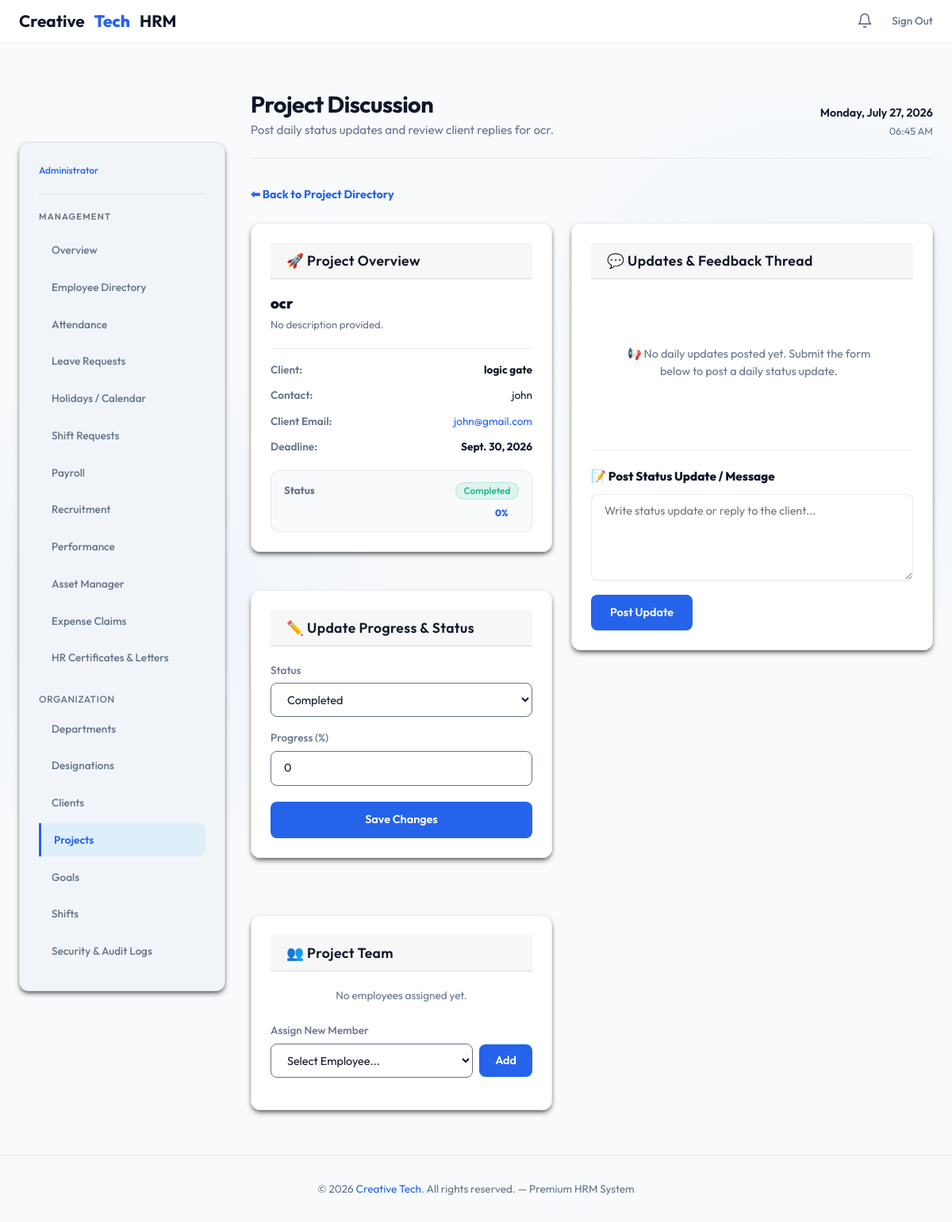
/admin-dashboard/projects/2/ (signed in), run on the app's committed database.
### employees/models.py (models this page shows, shortened)
class Project(models.Model):
    STATUS_CHOICES = [
        ('Active', 'Active'),
        ('Completed', 'Completed'),
        ('On Hold', 'On Hold'),
    ]
    name = models.CharField(max_length=200)
    client = models.ForeignKey(Client, on_delete=models.SET_NULL, null=True, blank=True, related_name='projects')
    assigned_employees = models.ManyToManyField(Employee, related_name='assigned_projects', blank=True)
    description = models.TextField(blank=True, null=True)
    deadline = models.DateField(blank=True, null=True)
    progress = models.IntegerField(default=0)  # 0-100
    status = models.CharField(max_length=20, choices=STATUS_CHOICES, default='Active')
    created_at = models.DateTimeField(auto_now_add=True)

class Client(models.Model):
    user = models.OneToOneField(User, on_delete=models.CASCADE, related_name='client_profile', null=True, blank=True)
    company_name = models.CharField(max_length=200)
    client_id = models.CharField(max_length=50, blank=True, null=True)
    contact_person = models.CharField(max_length=150)
    email = models.EmailField()
    phone = models.CharField(max_length=20, blank=True, null=True)
    STATUS_CHOICES = [
        ('Active', 'Active'),
        ('Inactive', 'Inactive'),
    ]
    status = models.CharField(max_length=20, choices=STATUS_CHOICES, default='Active')
    created_at = models.DateTimeField(auto_now_add=True)

### employees/views.py (the view)
    def wrapper(request, *args, **kwargs):
        if not request.user.is_authenticated:
            return redirect('admin_login')
        try:
            if not request.user.employee.is_company_admin:
                messages.error(request, "Unauthorized access. Admins only.")
                return redirect('employee_dashboard')
        except Employee.DoesNotExist:
            logout(request)
            return redirect('admin_login')
        return view_func(request, *args, **kwargs)

### employees/context_processors.py (called while the page is built)
def admin_notifications(request):
    notifications_count = 0
    if request.user.is_authenticated and hasattr(request.user, 'employee') and request.user.employee.is_company_admin:
        notifications_count += LeaveRequest.objects.filter(status='Pending').count()
    return {'admin_notifications_count': notifications_count}

def global_notifications(request):
    if request.user.is_authenticated:
        unread_notifications = Notification.objects.filter(user=request.user, is_read=False).order_by('-created_at')
        all_notifications = Notification.objects.filter(user=request.user).order_by('-created_at')[:10]
        return {
            'user_notifications': all_notifications,
            'unread_notifications_count': unread_notifications.count()
        }
    return {}

### employees/models.py (called while the page is built)
    def __str__(self):
        return self.name

### employees/views.py (called while the page is built, shortened)
def admin_only(view_func):
    def wrapper(request, *args, **kwargs):
        if not request.user.is_authenticated:
            return redirect('admin_login')
        try:
            if not request.user.employee.is_company_admin:
                messages.error(request, "Unauthorized access. Admins only.")
                return redirect('employee_dashboard')
        except Employee.DoesNotExist:
            logout(request)
            return redirect('admin_login')
        return view_func(request, *args, **kwargs)
    return wrapper

@admin_only
def admin_project_detail_view(request, project_id):
    project = get_object_or_404(Project, id=project_id)
    updates = project.updates.all().order_by('created_at')
    all_employees = Employee.objects.select_related('user').order_by('user__first_name')
    return render(request, 'employees/admin_project_detail.html', {
        'project': project,
        'updates': updates,
        'all_employees': all_employees
    })

### employees/templates/employees/admin_project_detail.html (shortened to what this page needs)
{% extends 'employees/admin_base.html' %}
{% block page_title %}Project Discussion{% endblock %}
{% block page_subtitle %}Post daily status updates and review client replies for {{ project.name }}.{% endblock %}
{% block nav_projects %}active{% endblock %}
{% block admin_content %}
<div style="margin-bottom:1.5rem;">
    <a href="{% url 'projects' %}" style="display:inline-flex;align-items:center;gap:0.5rem;color:var(--primary);font-weight:700;text-decoration:none;font-size:0.9rem;">
        ⬅ Back to Project Directory
    </a>
</div>
<div class="responsive-grid-detail">
    <div style="display:flex;flex-direction:column;gap:1.5rem;position:sticky;top:1.5rem;">
        <div class="card">
            <div class="card-header">
                <h2 class="card-title">🚀 Project Overview</h2>
            </div>
            <div class="card-body">
                <div style="margin-bottom:1.25rem;">
                    <h3 style="font-size:1.15rem;font-weight:900;color:var(--text-main);margin-bottom:0.35rem;">{{ project.name }}</h3>
                    <p style="color:var(--text-muted);font-size:0.82rem;line-height:1.45;">{{ project.description|default:"No description provided." }}</p>
                </div>
                <div style="border-top:1px solid var(--border);padding-top:1rem;margin-bottom:1.25rem;display:flex;flex-direction:column;gap:0.75rem;font-size:0.85rem;">
                    <div style="display:flex;justify-content:space-between;">
                        <span style="color:var(--text-muted);font-weight:600;">Client:</span>
                        {% if project.client %}
                        <strong style="color:var(--text-main);">{{ project.client.company_name }}</strong>
                        {% else %}
                        <span style="color:var(--text-muted);font-style:italic;">Internal Project</span>
                        {% endif %}
                    </div>
                    {% if project.client %}
                    <div style="display:flex;justify-content:space-between;">
                        <span style="color:var(--text-muted);font-weight:600;">Contact:</span>
                        <span style="color:var(--text-main);">{{ project.client.contact_person }}</span>
                    </div>
                    <div style="display:flex;justify-content:space-between;">
                        <span style="color:var(--text-muted);font-weight:600;">Client Email:</span>
                        <span style="color:var(--primary);">{{ project.client.email }}</span>
                    </div>
                    {% endif %}
                    <div style="display:flex;justify-content:space-between;">
                        <span style="color:var(--text-muted);font-weight:600;">Deadline:</span>
                        <strong style="color:var(--text-main);">{{ project.deadline|default:"No deadline set" }}</strong>
                    </div>
                </div>
                <div style="background:var(--bg);border:1px solid var(--border);border-radius:0.75rem;padding:0.85rem 1rem;">
                    <div style="display:flex;justify-content:space-between;align-items:center;margin-bottom:0.5rem;font-size:0.82rem;">
                        <span style="color:var(--text-muted);font-weight:700;">Status</span>
                        <span class="badge badge-{{ project.status }}">{{ project.status }}</span>
                    </div>
                    <div style="display:flex;align-items:center;gap:0.65rem;">
                        <span style="font-size:0.75rem;font-weight:800;color:var(--primary);min-width:30px;">{{ project.progress }}%</span>
                    </div>
                </div>
            </div>
        </div>
        <div class="card">
            <div class="card-header">
                <h2 class="card-title">✏️ Update Progress &amp; Status</h2>
            </div>
            <div class="card-body">
                <form method="post" class="admin-form">
                    <div class="form-group">
                        <label>Status</label>
                        <select name="status" id="status-select">
                            <option value="Completed" id="completed-option" {% if project.status == 'Completed' %}selected{% endif %} {% if project.progress <= 95 %}style="display:none;" disabled{% endif %}>Completed</option>
                        </select>
                    </div>
                    <div class="form-group">
                        <label>Progress (%)</label>
                        <input type="number" id="progress-input" name="progress" value="{{ project.progress }}" min="0" max="100" required>
                    </div>
                    <button type="submit" class="btn-submit" style="width:100%;margin-top:0.25rem;">Save Changes</button>
                </form>
            </div>
        </div>
        <div class="card" style="margin-top: 1.5rem;">
            <div class="card-header">
                <h2 class="card-title">👥 Project Team</h2>
            </div>
            <div class="card-body">
                {% if project.assigned_employees.all %}
                <ul style="list-style: none; padding: 0; margin-bottom: 1.5rem;">
                    {% for emp in project.assigned_employees.all %}
                    <li style="display: flex; justify-content: space-between; align-items: center; padding: 0.5rem 0; border-bottom: 1px solid var(--border);">
                        <div>
                            <div style="font-weight: 600; font-size: 0.85rem; color: var(--text-main);">{{ emp.user.get_full_name }}</div>
                            <div style="font-size: 0.75rem; color: var(--text-muted);">{{ emp.department }}</div>
                        </div>
                        <a href="{% url 'remove_project_employee' project.id emp.id %}" class="btn-danger" style="padding: 0.25rem 0.5rem; font-size: 0.7rem;" onclick="return confirm('Remove this employee from the project?');">Remove</a>
                    </li>
                    {% endfor %}
                </ul>
                {% else %}
                <div style="text-align: center; color: var(--text-muted); font-size: 0.85rem; margin-bottom: 1.5rem;">
                    No employees assigned yet.
                </div>
                {% endif %}
                <form method="post" class="admin-form">
                    <div class="form-group">
                        <label>Assign New Member</label>
                        <div style="display: flex; gap: 0.5rem; align-items: center; width: 100%;">
                            <select name="employee_id" required style="flex: 1 1 auto; min-width: 0; width: 100%;">
                                <option value="">Select Employee...</option>
                            </select>
                            <button type="submit" class="btn-submit" style="width: auto !important; flex: 0 0 auto !important; padding: 0.6rem 1.25rem; white-space: nowrap; margin-top: 0; display: inline-flex; align-items: center; justify-content: center;">Add</button>
                        </div>
                    </div>
                </form>
            </div>
        </div>
    </div>
    <div class="card">
        <div class="card-header">
            <h2 class="card-title">💬 Updates &amp; Feedback Thread</h2>
        </div>
        <div class="card-body" style="display:flex;flex-direction:column;gap:1.5rem;">
            <div style="display:flex;flex-direction:column;gap:1.15rem;max-height:500px;overflow-y:auto;padding-right:0.5rem;border-bottom:1px solid var(--border);padding-bottom:1.5rem;">
                {% for update in updates %}
                <div style="display:flex;flex-direction:column;{% if update.is_admin %}align-items:flex-end;{% else %}align-items:flex-start;{% endif %}">
                    <div style="max-width:85%;border-radius:1rem;padding:0.85rem 1.15rem;font-size:0.88rem;line-height:1.45;
                                {% if update.is_admin %}
                                background:linear-gradient(135deg,var(--primary),#3377ff);color:var(--card-bg);border-bottom-right-radius:0.25rem;
                                {% else %}
                                background:var(--card-bg);color:var(--text-main);border:1.5px solid var(--border);border-bottom-left-radius:0.25rem;
                                {% endif %}">
                        <div style="font-weight:800;font-size:0.75rem;margin-bottom:0.35rem;display:flex;align-items:center;gap:0.4rem;{% if update.is_admin %}color:rgba(255,255,255,0.85);{% else %}color:var(--text-muted);{% endif %}">
                            <span>{% if update.is_admin %}⚡ Admin{% else %}🤝 Client ({{ update.author.first_name }}){% endif %}</span>
                            <span>&bull;</span>
                            <span>{{ update.created_at|date:"M d, Y H:i" }}</span>
                        </div>
                        <div style="white-space:pre-wrap;">{{ update.message }}</div>
                    </div>
                </div>
                {% empty %}
                <div style="text-align:center;color:var(--text-muted);padding:4rem 2rem;font-size:0.9rem;">
                    📢 No daily updates posted yet. Submit the form below to post a daily status update.
                </div>
                {% endfor %}
            </div>
            <div>
                <h3 style="font-size:0.95rem;font-weight:800;color:var(--text-main);margin-bottom:0.75rem;">📝 Post Status Update / Message</h3>
                <form method="post" class="admin-form">
                    <div class="form-group" style="margin-bottom:0.75rem;">
                        <textarea name="message" rows="4" placeholder="Write status update or reply to the client..." required style="background:var(--card-bg);border:1.5px solid var(--border);"></textarea>
                    </div>
                    <button type="submit" class="btn-submit">Post Update</button>
                </form>
            </div>
        </div>
    </div>
</div>
{% endblock %}

### employees/templates/employees/base.html (style rules this page uses)
:root { --bg: #f8fafc; --bg-secondary: #f1f5f9; --card-bg: rgba(255, 255, 255, 0.95); --border: rgba(15, 23, 42, 0.08); --border-hover: rgba(15, 23, 42, 0.15); --primary: #2563eb; --primary-hover: #1d4ed8; --accent: #3b82f6; --text-main: #0f172a; --text-muted: #64748b; --success: #10b981; --success-bg: rgba(16, 185, 129, 0.1); --warning: #f59e0b; --warning-bg: rgba(245, 158, 11, 0.1); --danger: #ef4444; --danger-bg: rgba(239, 68, 68, 0.1); --radius: 12px; --shadow-md: 0 4px 6px -1px rgba(0, 0, 0, 0.5), 0 2px 4px -2px rgba(0, 0, 0, 0.5); --shadow-lg: 0 10px 15px -3px rgba(0, 0, 0, 0.5), 0 4px 6px -4px rgba(0, 0, 0, 0.5); }
* { box-sizing: border-box; margin: 0; padding: 0; font-family: 'Outfit', sans-serif; }
html, body { max-width: 100vw; overflow-x: hidden; }
body { background-color: var(--bg); color: var(--text-main); min-height: 100vh; display: flex; flex-direction: column; background-image: radial-gradient(circle at 15% 50%, rgba(37, 99, 235, 0.05), transparent 25%), radial-gradient(circle at 85% 30%, rgba(59, 130, 246, 0.05), transparent 25%); }
.card { background: var(--card-bg); backdrop-filter: blur(16px); -webkit-backdrop-filter: blur(16px); border: 1px solid var(--border); border-radius: var(--radius); padding: 1.5rem; box-shadow: var(--shadow-md); margin-bottom: 1.5rem; transition: border-color 0.3s ease; }
.card-header { margin-bottom: 1.25rem; display: flex; justify-content: space-between; align-items: center; }
.card-title { font-size: 1.1rem; font-weight: 600; color: var(--text-main); letter-spacing: 0.02em; margin: 0; }
.card-body { padding: 0; }
label { display: block; font-size: 0.85rem; font-weight: 500; margin-bottom: 0.4rem; color: var(--text-muted); }
input, select, textarea { width: 100%; padding: 0.65rem 1rem; background: #ffffff; border: 1.5px solid #64748b; border-radius: 8px; font-size: 0.9rem; color: var(--text-main); transition: all 0.2s; font-family: 'Outfit', sans-serif; box-shadow: 0 1px 2px rgba(0,0,0,0.05); }
.btn-submit, .btn-submit-leave, .btn-action-submit, .btn-approve { background: var(--primary); color: #ffffff; border: none; padding: 0.75rem 1.5rem; border-radius: 8px; font-weight: 600; font-size: 0.9rem; cursor: pointer; transition: all 0.2s; display: inline-block; text-decoration: none; text-align: center; }
.badge { font-size: 0.75rem; font-weight: 500; padding: 0.25rem 0.6rem; border-radius: 9999px; display: inline-block; border: 1px solid transparent; }
.badge-Approved, .badge-Active, .badge-Completed, .badge-Hired { background-color: var(--success-bg); color: var(--success); border-color: rgba(16, 185, 129, 0.2); }
.responsive-grid-detail { display: grid; grid-template-columns: 380px 1fr; gap: 1.5rem; align-items: start; }

### data on the page
Project: name "ocr", description "No description provided.", client.company_name "logic gate", client.contact_person "john", client.email "john@gmail.com", deadline "Sept. 30, 2026", status "Completed", progress "0"
